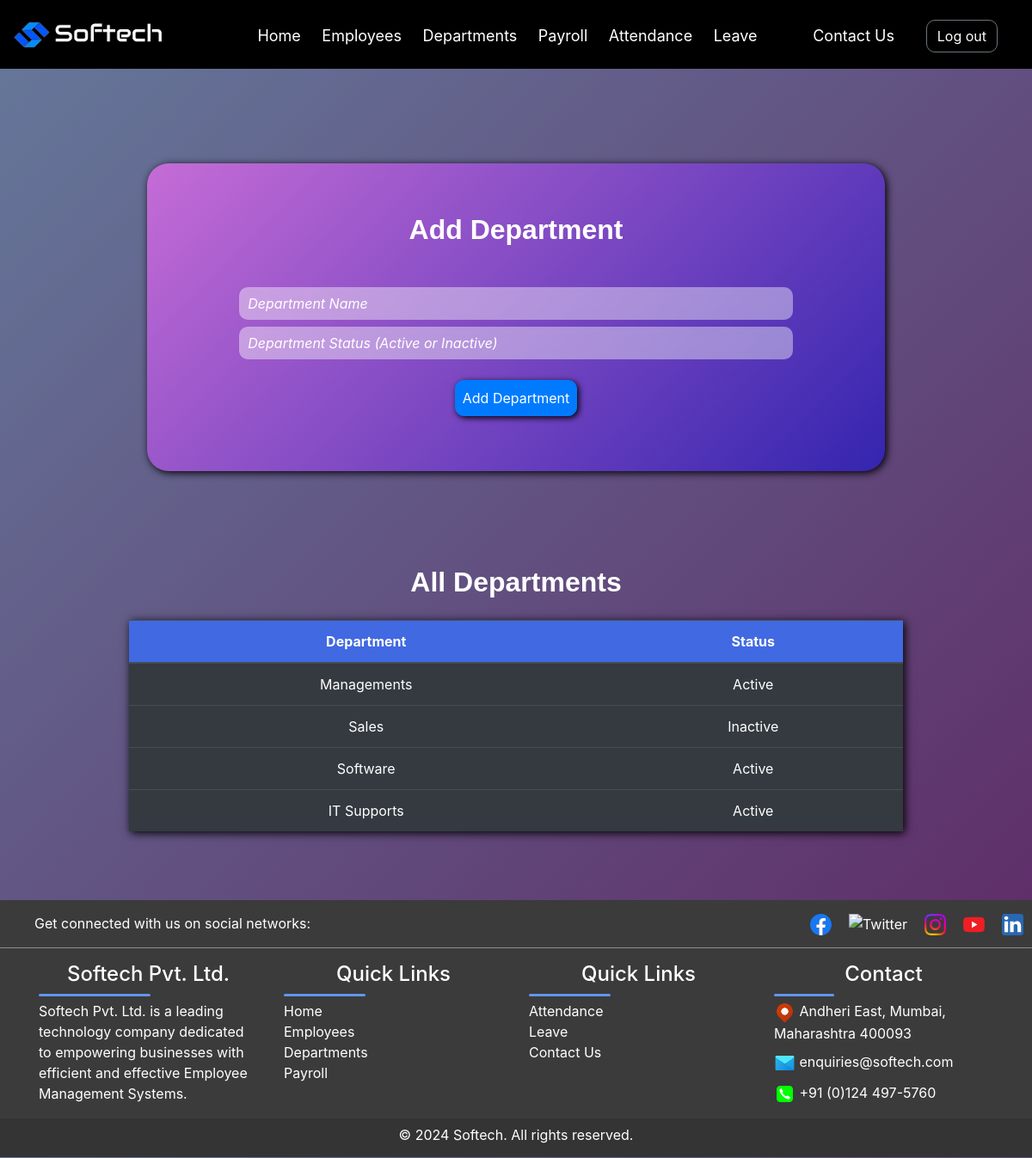
Before: /department with the older database file.
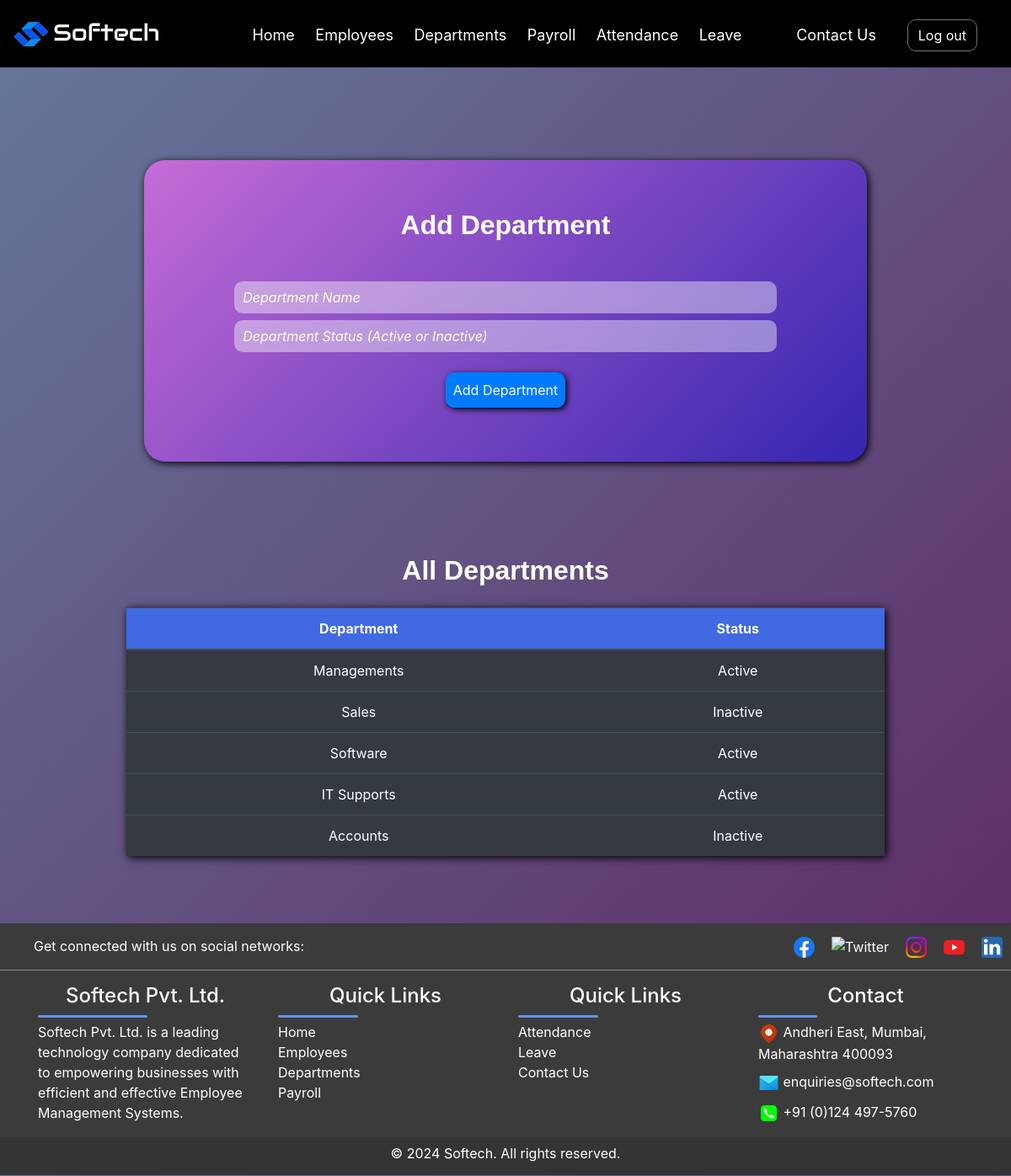
After: the same page with the newer database file.
### app/models.py (models this page shows, shortened)
class Departments(models.Model):
      department_name = models.CharField(max_length=100, primary_key=True)
      department_status = models.CharField(max_length=100)

### app/views.py (the view, shortened to what this page needs)
# urls.py: path('department', views.department_page,name="department"),
def department_page(request):
    departments=Departments.objects.all()
    form=DepartmentForm()
    context = {'form':form,'department':departments}
    return render(request, 'app/departments.html', context)

### app/forms.py
class DepartmentForm(forms.ModelForm):
    class Meta:
        model=Departments
        fields={'department_name','department_status'}
        widgets = {
                'department_name': forms.TextInput(attrs={
                    'id': 'newDept',
                    'type': 'text',
                    'placeholder': 'Department Name',
                    'class': 'form-control mb-2 w-75 mx-auto'
                }),
                'department_status': forms.TextInput(attrs={
                    'id': 'deptStatus',
                    'type': 'text',
                    'placeholder': 'Department Status (Active or Inactive)',
                    'class': 'form-control mb-2 w-75 mx-auto'
                }),
            }

### app/templates/app/departments.html (shortened to what this page needs)
{% extends "base_template/base.html" %}
{% load static %}
{% block content %}
            <div class="bg-body py-5 text-center" id="formbackground">
                <h2 class="fs-3 fw-bold text-decoration-underline mb-5">Add Department</h2>
                <form class="form-group" method="POST">
                    {{form.department_name}}
                    {{form.department_status}}
                    <div class="buttons w-75 mx-auto">
                        <div>
                            <div>
                            <button class="btn btn-primary mt-3 p-2 justify-content-center" type="submit" id="addDeptBtn">Add Department</button>
                            </div>
                        </div>
                    </div>
                  </form>
            </div>
            <div class="w-auto mx-auto">
                <h2 class="fs-3 fw-bold text-decoration-underline mb-2 mt-5">All Departments</h2>
                <table class="table table-dark table-hover mt-4 mb-5 text-center w-75">
                   <thead class="fw-bold">
                    <th>Department</th>
                    <th>Status</th>
                   </thead>
                   <tbody id="DeptTable">
                    {% for d in department %}
                      <tr>
                        <td>{{d.department_name}}</td>
                        <td>{{d.department_status}}</td>
                      </tr>
                      {% endfor %}
                   </tbody>
                </table>
             </div>
        {% endblock content %}

Changed rows visible on the page:
added Departments: department_name "Accounts", department_status "Inactive"
